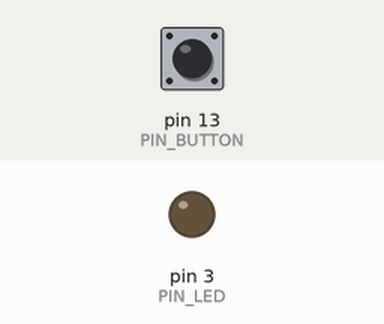
Recording of a sketch running on a simulated Arduino Uno, built with avr-gcc and run on an emulated ATmega328P. Parts: output pins drawn as LEDs (lit = HIGH). The test bench sets the inputs (shaded band); at power-on: pin 13 (PIN_BUTTON) HIGH.

Above: at 1.2 s.
1.3 s: pin 13 (PIN_BUTTON) pulled LOW for 0.15 s
At 2.1 s:
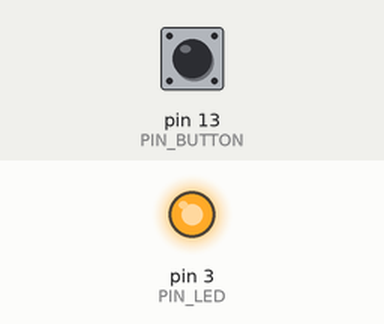
2.9 s: pin 13 (PIN_BUTTON) pulled LOW for 1 s
At 3.3 s:
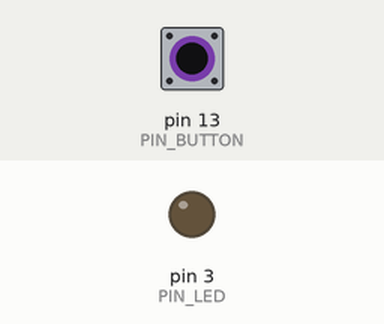
5.4 s: pin 13 (PIN_BUTTON) pulled LOW for 3.2 s
At 6.4 s:
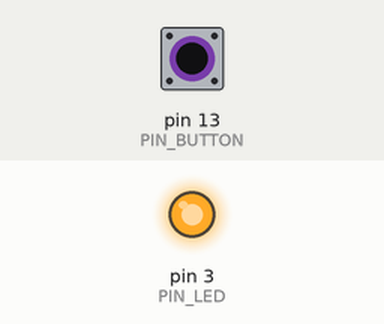
Timing chart, 0 to 8.4 s (numbered marks = the images above; inputs shaded):
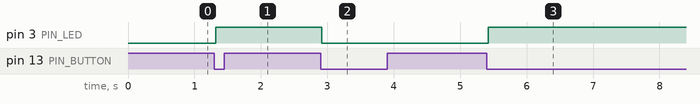

The sketch:

02.2_TableLamp.ino
```cpp
#define PIN_LED    3
#define PIN_BUTTON 13
// the setup function runs once when you press reset or power the board
void setup() {
  // initialize digital pin PIN_LED as an output.
  pinMode(PIN_LED, OUTPUT);
  pinMode(PIN_BUTTON, INPUT);
}

// the loop function runs over and over again forever
void loop() {
  if (digitalRead(PIN_BUTTON) == LOW) {
    delay(20);
    if (digitalRead(PIN_BUTTON) == LOW) {
      reverseGPIO(PIN_LED);
    }
    while (digitalRead(PIN_BUTTON) == LOW);
    delay(20);
    while (digitalRead(PIN_BUTTON) == LOW);
  }
}

void reverseGPIO(int pin) {
  digitalWrite(pin, !digitalRead(pin));
}
```

Measured:
- after the input at 1.3 s, pin 3 (PIN_LED): LOW → HIGH at once
- after the input at 2.9 s, pin 3 (PIN_LED): HIGH → LOW at once
- after the input at 5.4 s, pin 3 (PIN_LED): LOW → HIGH at once
